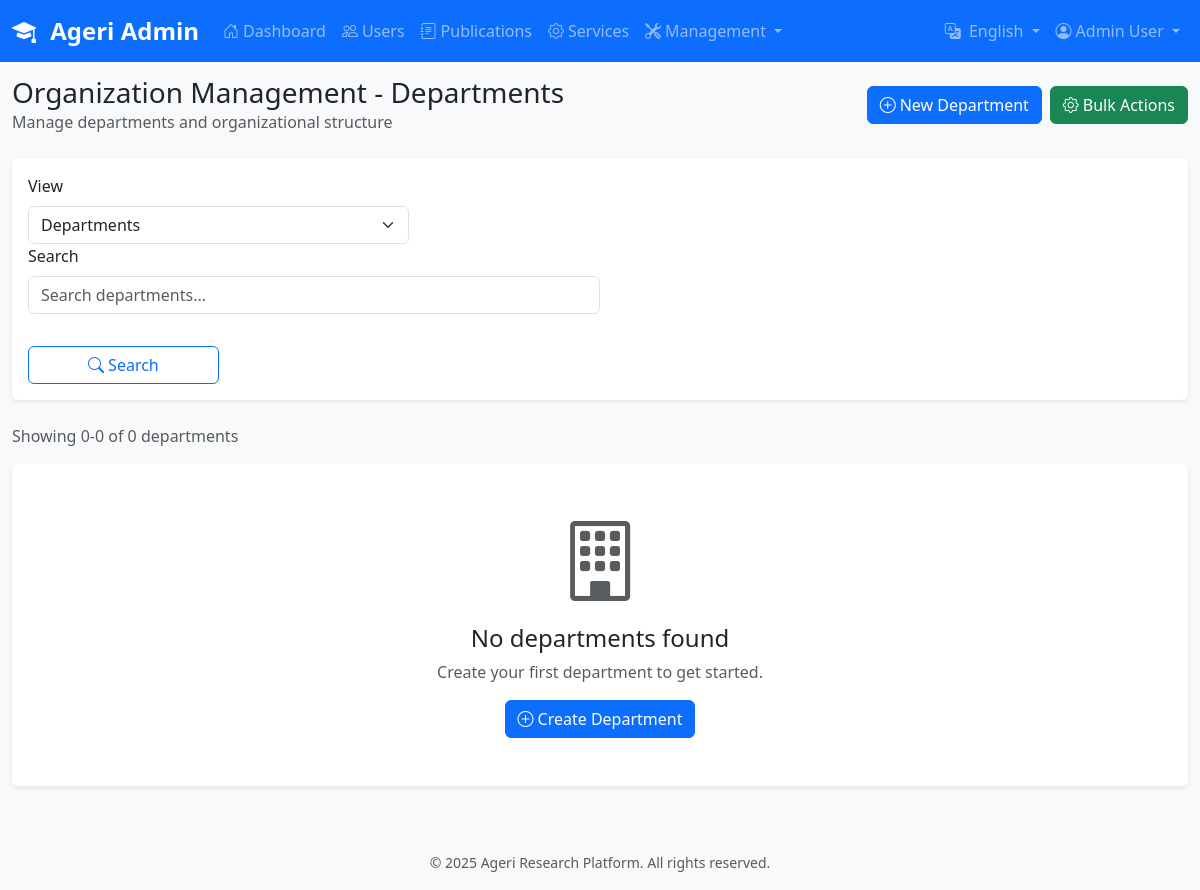
The page /dashboard/organization/ (signed in) on the database as committed earlier.
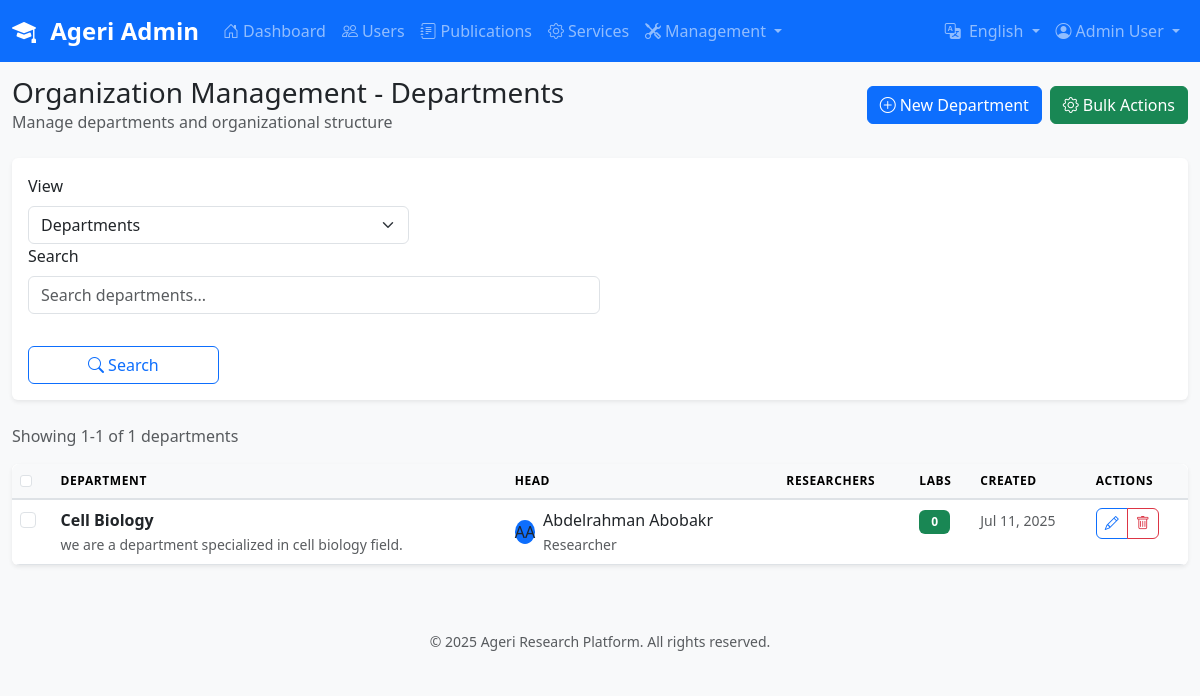
The same page on the database as committed later.
### organization/models.py (models this page shows, shortened)
class Department(TimeStampedModel):
    name = models.CharField(max_length=200, unique=True)
    description = models.TextField(blank=True)
    head = models.ForeignKey(
        settings.AUTH_USER_MODEL,
        on_delete=models.SET_NULL,
        null=True,
        blank=True,
        related_name='headed_departments',
        limit_choices_to={'role__in': ['admin', 'moderator']}
    )
    email = models.EmailField(blank=True)
    phone = models.CharField(max_length=20, blank=True)
    location = models.CharField(max_length=200, blank=True)
    status = models.CharField(
        max_length=20,
        choices=StatusChoices.choices,
        default=StatusChoices.ACTIVE
    )
    class Meta:
        verbose_name = 'Department'
        verbose_name_plural = 'Departments'
        ordering = ['name']

### accounts/models.py (models this page shows, shortened)
class User(AbstractUser):
    email = models.EmailField(unique=True)
    role = models.CharField(
        max_length=20,
        choices=UserRole.choices,
        default=UserRole.RESEARCHER
    )
    is_approved = models.BooleanField(default=False)
    approval_date = models.DateTimeField(null=True, blank=True)
    approved_by = models.ForeignKey(
        'self',
        on_delete=models.SET_NULL,
        null=True,
        blank=True,
        related_name='approved_users'
    )
    phone = models.CharField(max_length=20, blank=True)
    institution = models.CharField(max_length=200, blank=True)
    objects = CustomUserManager()
    department = models.CharField(max_length=200, blank=True)
    USERNAME_FIELD = 'email'
    REQUIRED_FIELDS = ['username', 'first_name', 'last_name']
    class Meta:
        db_table = 'auth_user'
        verbose_name = 'User'
        verbose_name_plural = 'Users'

### dashboard/views.py (the view, shortened to what this page needs)
# urls.py: path('organization/', views.organization_management, name='organization_management'),
@staff_member_required
def organization_management(request):
    view_type = request.GET.get('view', 'departments')
    search_query = request.GET.get('search', '')
    if view_type == 'departments':
        items = Department.objects.all().select_related('head').prefetch_related('labs')
        if search_query:
            items = items.filter(
                Q(name__icontains=search_query) |
                Q(description__icontains=search_query)
            )
        template = 'dashboard/organization_departments.html'
    items = items.order_by('name')
    paginator = Paginator(items, 20)
    page_number = request.GET.get('page')
    page_obj = paginator.get_page(page_number)
    context = {
        'page_obj': page_obj,
        'view_type': view_type,
        'search_query': search_query,
        'total_items': items.count(),
    }
    return render(request, template, context)

### dashboard/templates/dashboard/organization_departments.html (shortened to what the changed rows need)
{% extends 'dashboard/base.html' %}
{% block page_title %}Organization Management - Departments{% endblock %}
{% block content %}
<div class="container-fluid">
    <form method="post" id="bulkActionsForm">
    <div class="d-flex justify-content-between align-items-center mb-3">
        <div>
            <span class="text-muted">Showing {{ page_obj.start_index }}-{{ page_obj.end_index }} of {{ total_items }} departments</span>
        </div>
    </div>
    <div class="card">
        <div class="card-body p-0">
            {% if page_obj %}
                <div class="table-responsive">
                    <table class="table table-hover mb-0">
                        <thead class="table-light">
                            <tr>
                                <th>
                                    <input type="checkbox" id="selectAll" class="form-check-input">
                                </th>
                                <th>Department</th>
                                <th>Head</th>
                                <th>Researchers</th>
                                <th>Labs</th>
                                <th>Created</th>
                                <th>Actions</th>
                            </tr>
                        </thead>
                        <tbody>
                            {% for department in page_obj %}
                            <tr>
                                <td>
                                    <input type="checkbox" name="item_ids" value="{{ department.id }}" class="form-check-input item-checkbox">
                                </td>
                                <td>
                                    <div class="fw-bold">{{ department.name }}</div>
                                    <small class="text-muted">{{ department.description|truncatechars:80 }}</small>
                                </td>
                                <td>
                                    {% if department.head %}
                                        <div class="d-flex align-items-center">
                                            <div class="avatar-sm me-2">
                                                <div class="avatar-title bg-primary rounded-circle">
                                                    {{ department.head.first_name|first }}{{ department.head.last_name|first }}
                                                </div>
                                            </div>
                                            <div>
                                                <div class="fw-medium">{{ department.head.get_full_name }}</div>
                                                <small class="text-muted">{{ department.head.get_role_display }}</small>
                                            </div>
                                        </div>
                                    {% else %}
                                        <span class="text-muted">No head assigned</span>
                                    {% endif %}
                                </td>
                                <td>
                                </td>
                                <td>
                                    <span class="badge bg-success">{{ department.labs.count }}</span>
                                </td>
                                <td>
                                    <small class="text-muted">{{ department.created_at|date:"M d, Y" }}</small>
                                </td>
                                <td>
                                    <div class="btn-group btn-group-sm">
                                        <a href="#" class="btn btn-outline-primary" title="Edit">
                                            <i class="bi bi-pencil"></i>
                                        </a>
                                        <button type="button" class="btn btn-outline-danger" title="Delete"
                                                onclick="deleteDepartment({{ department.id }}, '{{ department.name }}')">
                                            <i class="bi bi-trash"></i>
                                        </button>
                                    </div>
                                </td>
                            </tr>
                            {% endfor %}
                        </tbody>
                    </table>
                </div>
            {% else %}
                <div class="text-center py-5">
                    <i class="bi bi-building display-1 text-muted"></i>
                    <h4 class="mt-3">No departments found</h4>
                    <p class="text-muted">Create your first department to get started.</p>
                    <a href="{% url 'dashboard:create_department' %}" class="btn btn-primary">
                        <i class="bi bi-plus-circle me-1"></i>Create Department
                    </a>
                </div>
            {% endif %}
        </div>
    </div>
</div>
{% endblock %}

Rows that differ between the two databases and show on the page:
added Department: name "Cell Biology", description "we are a department specialized in cell biology field.", head.first_name|first "A", head.last_name|first "A", head.get_full_name "Abdelrahman Abobakr", head.role "Researcher", labs.count "0", created_at "Jul 11, 2025"
Other text that changed with them:
{{ page_obj.start_index }}: "0" → "1"
{{ page_obj.end_index }}: "0" → "1"
{{ total_items }}: "0" → "1"
form field value: (not shown) → "☐"
text no longer shown: "No departments found Create your first department to get started. Create Department"
text now shown: "DEPARTMENT HEAD RESEARCHERS LABS CREATED ACTIONS"
